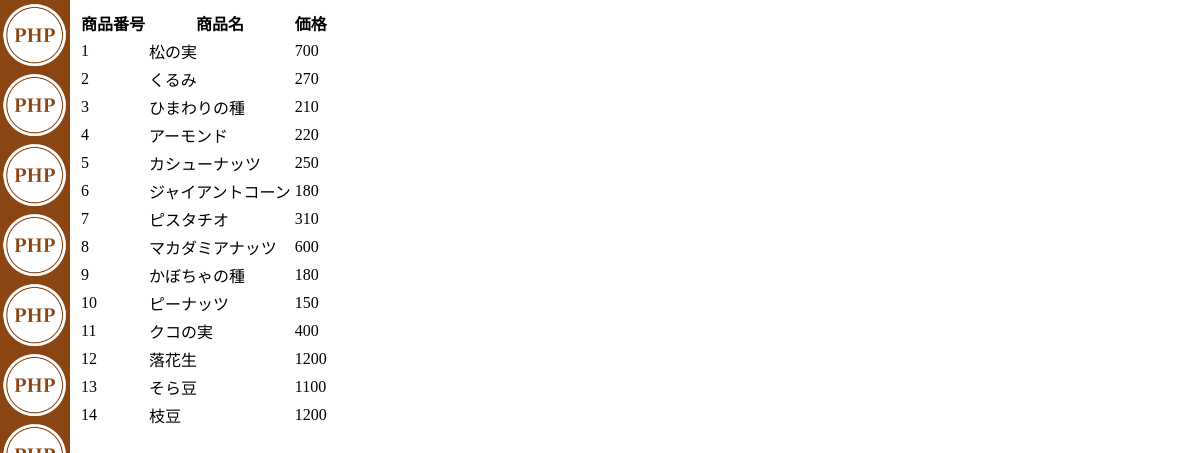
The page /admin/all4.php on the database its author committed.
### tables this page shows
CREATE TABLE `product` (
  `id` int(11) NOT NULL AUTO_INCREMENT,
  `name` varchar(200) NOT NULL,
  `price` int(11) NOT NULL,
  `images` blob NOT NULL,
  PRIMARY KEY (`id`)
);

### admin/all4.php (the view, shortened to what this page needs)
<?php require'../header.php';?>
<table>
<tr><th>商品番号</th><th>商品名<th>価格</th></tr>
<?php
require'connect.php';
foreach ($pdo->query('select*from product')as $row){
  echo'<tr>';
  echo'<td>',$row['id'],'</td>';
  echo'<td>',$row['name'],'</td>';
  echo'<td>',$row['price'],'</td>';
  echo'</tr>';
}
?>
</table>
<?php require'../footer.php';?>

### style.css (style rules this page uses)
body { background-color: white; background-image: url(logo.png); background-size: 70px 70px; background-repeat: repeat-y; padding-left: 70px; }

### rows shown on the page
product: id "1", name "松の実", price "700"
product: id "2", name "くるみ", price "270"
product: id "3", name "ひまわりの種", price "210"
product: id "4", name "アーモンド", price "220"
product: id "5", name "カシューナッツ", price "250"
product: id "6", name "ジャイアントコーン", price "180"
product: id "7", name "ピスタチオ", price "310"
product: id "8", name "マカダミアナッツ", price "600"
product: id "9", name "かぼちゃの種", price "180"
product: id "10", name "ピーナッツ", price "150"
product: id "11", name "クコの実", price "400"
product: id "12", name "落花生", price "1200"
product: id "13", name "そら豆", price "1100"
product: id "14", name "枝豆", price "1200"
